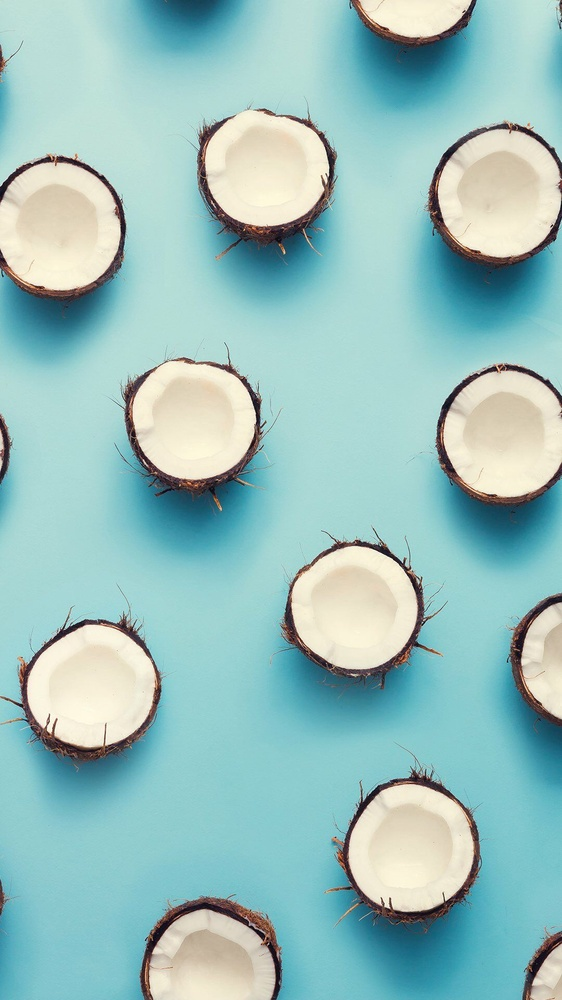
#> input picture Архив/VIII/Цифровая обработка изображений/Помощь/ЦОИ/lab2/kokos.jpg, 562 x 1000 px, shrunk from 1080 x 1920 before the run
$ python main.py kokos.jpg 5 5 5
#> lines starting #> are read from the running program, lines starting #| are printed output that depends on the picture
import cv2 as cv
import numpy as np
import sys

filename = sys.argv[1]
min_dis = int(sys.argv[2])
min_rad = int(sys.argv[3])
max_rad = int(sys.argv[4])

image = cv.imread(filename)
#> image is the input picture: shape (1000, 562, 3); mean B, G, R 190.9, 193, 152
cv.imshow("Original image", image)
gray = cv.cvtColor(image, cv.COLOR_BGR2GRAY)
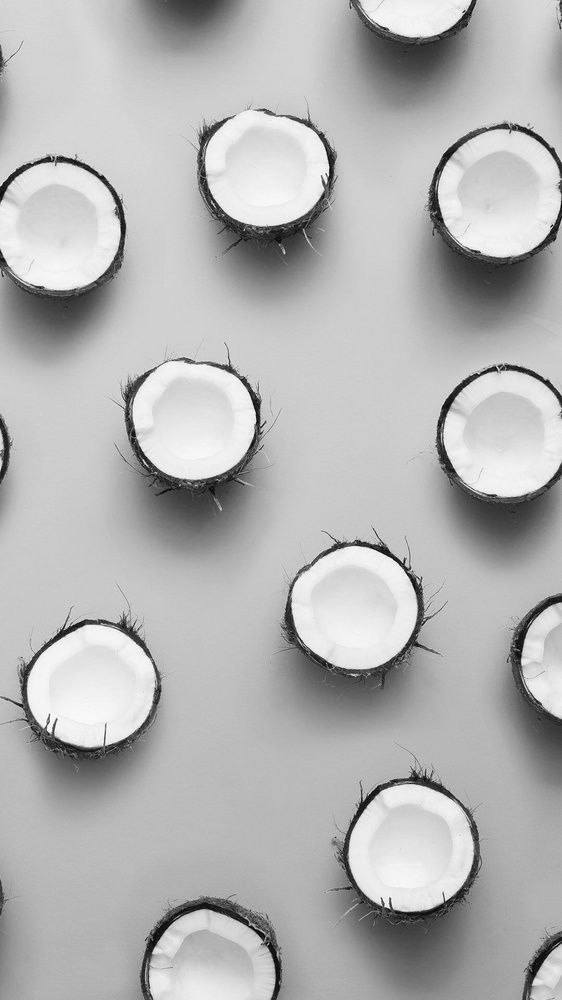
#> gray: shape (1000, 562); min 3, max 253, mean 180.5
cv.imshow("Gray image", gray)
gray = cv.medianBlur(gray, 5)
cv.imshow("Blurred gray image", gray)

circles = cv.HoughCircles(gray, cv.HOUGH_GRADIENT, 1.7,
                           param1=80, param2=57, minDist=min_dis,
                           minRadius=min_rad, maxRadius=max_rad)
#> circles = None
if circles is not None:
    circles = np.round(circles[0, :]).astype("int")
    for (x, y, r) in circles:
        cv.circle(image, (x, y), r, (0, 255, 0), 4)
        cv.rectangle(image, (x - 5, y - 5), (x + 5, y + 5), (0, 128, 255), -1)
cv.imshow("Circles", image)
cv.imwrite('result.bmp', image)
cv.waitKey(0)
